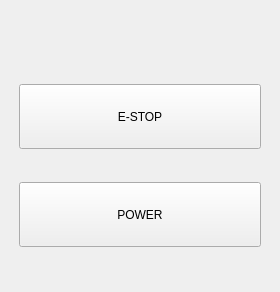
     <widget class="QFrame" name="rightPanel">
      <property name="minimumSize">
       <size>
        <width>280</width>
        <height>0</height>
       </size>
      </property>
      <property name="maximumSize">
       <size>
        <width>320</width>
        <height>16777215</height>
       </size>
      </property>
      <layout class="QVBoxLayout" name="rightLayoutPlaceholder">
       <item>
        <spacer name="rightTopSpacer">
         <property name="orientation"><enum>Qt::Orientation::Vertical</enum></property>
         <property name="sizeType"><enum>QSizePolicy::Policy::Expanding</enum></property>
         <property name="sizeHint" stdset="0"><size><width>20</width><height>40</height></size></property>
        </spacer>
       </item>
       <item>
        <widget class="QFrame" name="estopPowerGroup">
         <property name="minimumSize"><size><width>0</width><height>230</height></size></property>
         <property name="maximumSize"><size><width>16777215</width><height>230</height></size></property>
         <layout class="QVBoxLayout" name="estopPowerLayout">
          <property name="margin"><number>8</number></property>
          <property name="spacing"><number>8</number></property>
          <item>
           <widget class="QPushButton" name="estop_button">
            <property name="minimumSize"><size><width>0</width><height>65</height></size></property>
            <property name="text"><string>E-STOP</string></property>
           </widget>
          </item>
          <item>
           <widget class="QPushButton" name="power_button">
            <property name="minimumSize"><size><width>0</width><height>65</height></size></property>
            <property name="text"><string>POWER</string></property>
           </widget>
          </item>
         </layout>
        </widget>
       </item>
      </layout>
     </widget>
